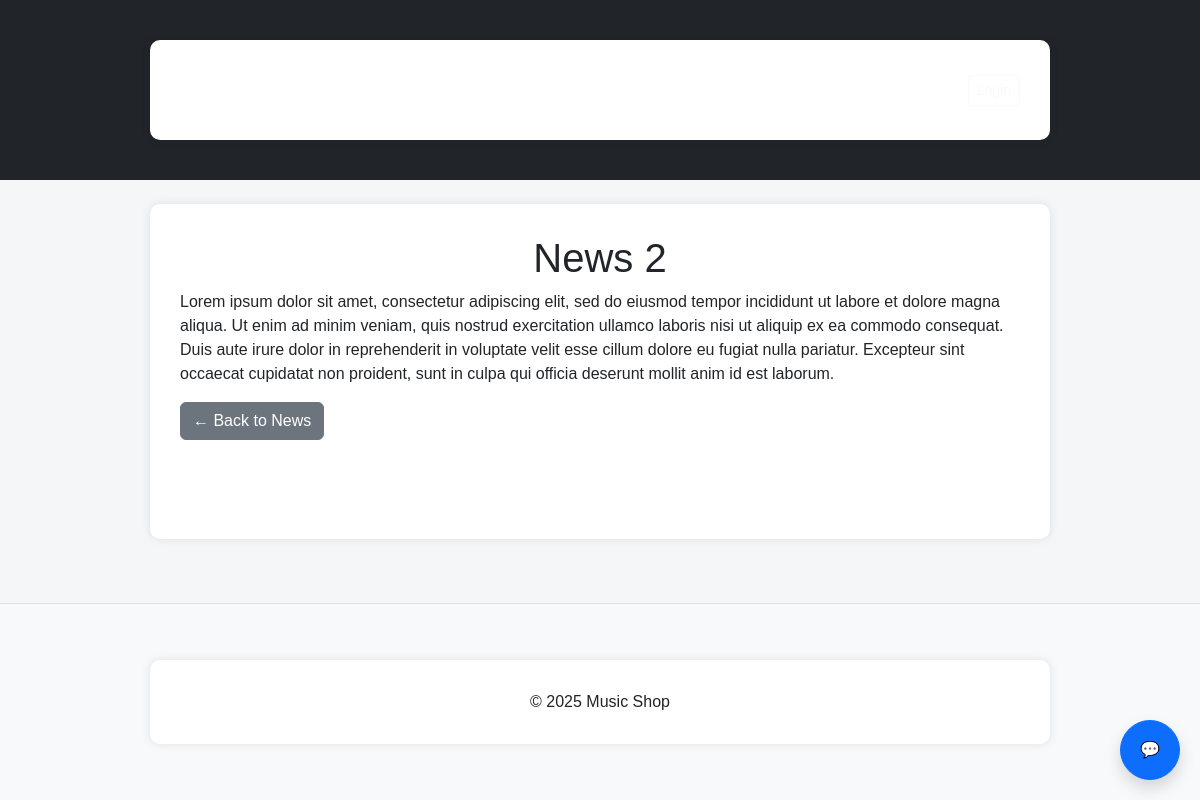
The app's page /?r=news-view&id=11 with its own data.
### tables this page shows
CREATE TABLE `news` (
  `id` int(11) NOT NULL,
  `title` varchar(255) DEFAULT NULL,
  `body` text DEFAULT NULL,
  `content` text NOT NULL
);

### music-shop/app/Controllers/BaseController.php (called while the page is built, shortened)
<?php
class BaseController
{
    public function render($view, $data = [])
    {
        $viewFile = __DIR__ . '/../Views/' . $view . '.php';
        extract($data);
        include __DIR__ . '/../Views/layouts/header.php';
        include $viewFile;
        include __DIR__ . '/../Views/layouts/footer.php';
    }
}

### music-shop/app/Controllers/NewsController.php (called while the page is built, shortened)
<?php
class NewsController extends BaseController
{
    public function show()
    {
        $id = $_GET['id'] ?? null;
        $item = News::find($id);
        return $this->render('news_single', [
            'news' => $item
        ]);
    }
}

### music-shop/app/Models/News.php (called while the page is built, shortened)
<?php
class News extends Model
{
    public static function find($id)
    {
        $stmt = self::$db->prepare("SELECT * FROM news WHERE id = ?");
        $stmt->execute([$id]);
        return $stmt->fetch(PDO::FETCH_ASSOC);
    }
}

### music-shop/app/Views/news_single.php (the view)
<h1><?= htmlspecialchars($news['title']) ?></h1>
<p><?= nl2br(htmlspecialchars($news['content'])) ?></p>
<a href="/?r=news" class="btn btn-secondary">← Back to News</a>

### music-shop/public/style.css (style rules this page uses)
body { font-family: Arial, sans-serif; background: #f4f6f8; margin: 0; padding: 0; }
h1, h3 { text-align: center; }
a { color: #3498db; text-decoration: none; }

### records on screen
news: title "News 2", content "Lorem ipsum dolor sit amet, consectetur adipiscing elit, sed do eiusmod tempor incididunt ut labore et dolore magna aliqua. Ut enim ad minim veniam, quis nostrud exercitation ullamco laboris nisi ut aliquip ex ea commodo consequat. Duis aute irure dolor in reprehenderit in voluptate velit esse cillum dolore eu fugiat nulla pariatur. Excepteur sint occaecat cupidatat non proident, sunt in culpa qui officia deserunt mollit anim id est laborum."
